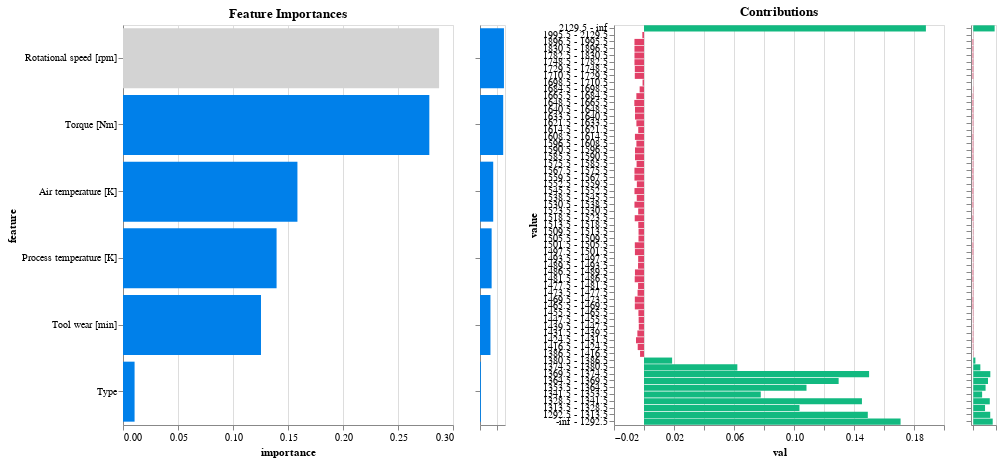

This figure's notebook cell:
### Markdown cell above
## 4. Model Interpretability and Explainability
Following training, the `model.explain()` method is called to generate insights into the model's decision-making process. This step is crucial for understanding the factors that influence the model's predictions and ensuring that the model's behaviour is transparent and explainable.

### Code cell
model.explain()

### Figure 1 — Vega-Lite specification as saved in the notebook (floating-point values rounded to 4 significant figures; data arrays with more than 128 entries replaced by an {"elided": "..."} marker saying what was removed)
{"config": {"view": {"continuousWidth": 300, "continuousHeight": 300}}, "hconcat": [{"mark": {"type": "bar", "color": "#0080ea"}, "encoding": {"color": {"condition": {"param": "param_22", "value": "lightgray"}, "value": "#0080ea"}, "tooltip": {"field": "importance_label", "type": "nominal"}, "x": {"field": "importance", "type": "quantitative"}, "y": {"field": "feature", "sort": {"field": "importance", "order": "descending"}, "type": "nominal"}}, "height": 400, "name": "view_29", "title": "Feature Importances", "transform": [{"filter": {"param": "param_23"}}], "width": 330}, {"mark": {"type": "bar", "color": "#0080ea"}, "encoding": {"x": {"axis": {"labels": false, "title": null}, "field": "importance", "type": "quantitative"}, "y": {"axis": {"labels": false, "title": null}, "field": "feature", "sort": "-x", "type": "nominal"}}, "height": 400, "name": "view_30", "width": 25}, {"data": {"name": "data-0c241629851be3892fa76c708b3e13a5"}, "mark": {"type": "bar", "color": "#e14067"}, "encoding": {"color": {"condition": {"test": "(datum.contribution < 0)", "value": "#e14067"}, "value": "#12b980"}, "tooltip": {"field": "score_label", "type": "nominal"}, "x": {"field": "val", "type": "quantitative"}, "y": {"field": "value", "sort": {"field": "index", "order": "descending"}, "type": "nominal"}}, "height": 400, "name": "view_31", "title": "Contributions", "transform": [{"fold": ["contribution", "mean", "frequency"], "as": ["column", "val"]}, {"filter": {"param": "Select"}}, {"filter": {"param": "param_22"}}, {"filter": {"param": "param_24"}}], "width": 330}, {"data": {"name": "data-0c241629851be3892fa76c708b3e13a5"}, "mark": {"type": "bar", "color": "#e14067"}, "encoding": {"color": {"condition": {"test": "(datum.contribution < 0)", "value": "#e14067"}, "value": "#12b980"}, "x": {"axis": {"labels": false, "title": null}, "field": "contribution", "type": "quantitative"}, "y": {"axis": {"labels": false, "title": null}, "field": "value", "sort": {"field": "index", "order": "descending"}, "type": "nominal"}}, "height": 400, "name": "view_32", "transform": [{"filter": {"param": "param_22"}}], "width": 25}], "data": {"name": "data-6f26300b186c53b98c6d0370646b4f0c"}, "params": [{"name": "param_22", "select": {"type": "point", "fields": ["feature"]}, "value": "Rotational speed [rpm]", "views": ["view_29"]}, {"name": "Select", "select": {"type": "point", "fields": ["column"]}, "bind": {"input": "select", "options": ["contribution", "mean", "frequency"]}, "value": "contribution", "views": ["view_29", "view_31"]}, {"name": "param_23", "select": {"type": "interval", "encodings": ["y"]}, "views": ["view_30"]}, {"name": "param_24", "select": {"type": "interval", "encodings": ["y"]}, "views": ["view_32"]}], "$schema": "https://vega.github.io/schema/vega-lite/v5.16.3.json", "datasets": {"data-6f26300b186c53b98c6d0370646b4f0c": [{"feature": "Type", "importance": 0.01053, "importance_label": "1.1%"}, {"feature": "Tool wear [min]", "importance": 0.1254, "importance_label": "12.5%"}, {"feature": "Process temperature [K]", "importance": 0.1396, "importance_label": "14.0%"}, {"feature": "Air temperature [K]", "importance": 0.1586, "importance_label": "15.9%"}, {"feature": "Torque [Nm]", "importance": 0.2785, "importance_label": "27.8%"}, {"feature": "Rotational speed [rpm]", "importance": 0.2874, "importance_label": "28.7%"}], "data-0c241629851be3892fa76c708b3e13a5": {"elided": "246 records"}}}
